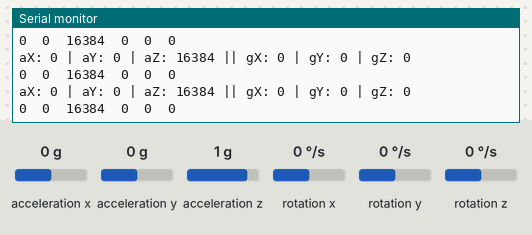
This sketch was run on a simulated ESP32. On the bench: the last lines printed to the serial monitor. The test bench sets the inputs (shaded band); at power-on: acceleration x 0 g, acceleration y 0 g, acceleration z 1 g, rotation x 0 °/s, rotation y 0 °/s, rotation z 0 °/s.

Above: at 2.2 s.
2.3 s: acceleration x set to -1.4 g
At 2.36 s:
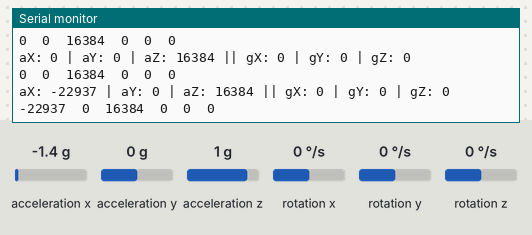
3.8 s: acceleration y set to -1.4 g
At 4.99 s:
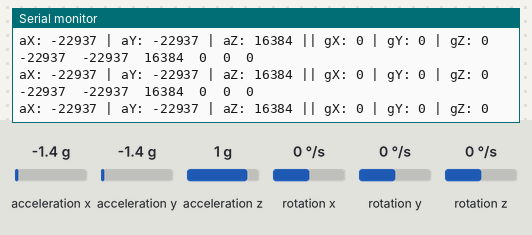
5.3 s: acceleration z set to -1.4 g
At 5.31 s:
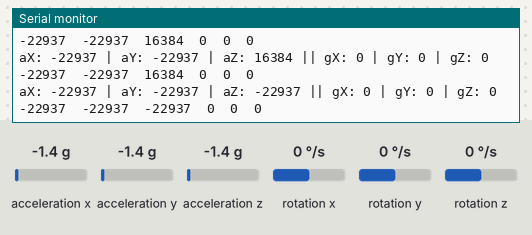
6.8 s: rotation x set to -192 °/s
At 6.9 s:
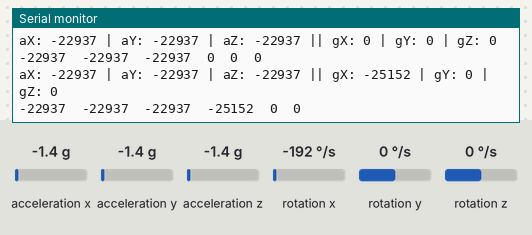
8.3 s: rotation y set to -192 °/s
At 8.39 s:
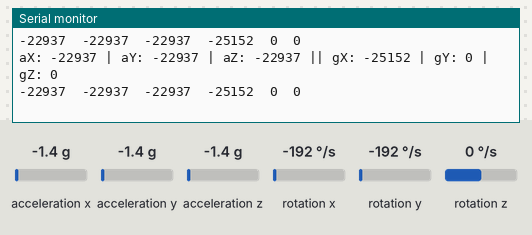

The sketch:

MPU6050.ino
```cpp
#include <Wire.h>
#include <MPU6050.h>

MPU6050 mpu;

void setup() {
  Serial.begin(115200);
  delay(1000); // wait for Serial Monitor to open

  // Start I2C on custom ESP32 pins
  Wire.begin(21, 22);

  Serial.println("Initializing MPU6050...");
  mpu.initialize();

  // Check if MPU6050 is connected
  if (mpu.testConnection()) {
    Serial.println("MPU6050 connection successful!");
  } else {
    Serial.println("MPU6050 connection failed. Check wiring.");
    while (1); // halt
  }
}

void loop() {
  int16_t ax, ay, az;
  int16_t gx, gy, gz;

  // Read raw accelerometer and gyroscope values
  mpu.getMotion6(&ax, &ay, &az, &gx, &gy, &gz);

  // Print to Serial Monitor
  Serial.print("aX: "); Serial.print(ax);
  Serial.print(" | aY: "); Serial.print(ay);
  Serial.print(" | aZ: "); Serial.print(az);
  Serial.print(" || gX: "); Serial.print(gx);
  Serial.print(" | gY: "); Serial.print(gy);
  Serial.print(" | gZ: "); Serial.println(gz);

  // For Serial Plotter (tab separated)
  Serial.print(ax); Serial.print("\t");
  Serial.print(ay); Serial.print("\t");
  Serial.print(az); Serial.print("\t");
  Serial.print(gx); Serial.print("\t");
  Serial.print(gy); Serial.print("\t");
  Serial.println(gz);

  delay(100); // ~10Hz update rate
}
```

Measured:
- after the input at 2.3 s, the serial monitor: prints a new line after 0.06 s (image 1)
- after the input at 3.8 s, the serial monitor: prints a new line at once (image 2)
- after the input at 5.3 s, the serial monitor: prints a new line at once (image 3)
- after the input at 6.8 s, the serial monitor: prints a new line after 0.10 s (image 4)
